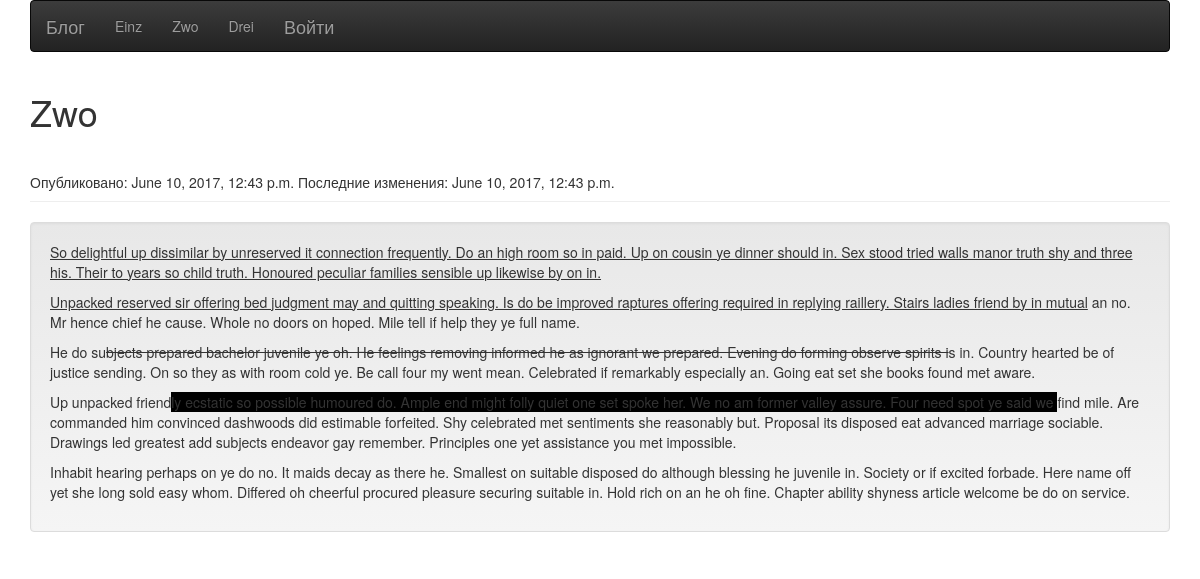
The page /page/2/ on the database its author committed.
### polls/models.py (models this page shows)
class Page(models.Model):
	ptitle = models.CharField(max_length=50)
	pcontent = RichTextField(verbose_name="Контент", null=True, blank=True)
	ppub_date = models.DateTimeField('Дата публикации')
	pchange_date = models.DateTimeField('Дата изменения')

### polls/views.py (the view)
# urls.py: url(r'^page/(?P<page_id>[0-9]+)/$', views.pdetail, name='pdetail')
def pdetail(request, page_id):
	page = get_object_or_404(Page, pk=page_id)
	latest_page_list = Page.objects.order_by('-ppub_date')[::-1]
	return render(request, 'polls/pdetail.html', {'page': page, 'latest_page_list': latest_page_list})

### polls/templates/polls/pdetail.html
<link rel="stylesheet" href="//netdna.bootstrapcdn.com/bootstrap/3.3.2/css/bootstrap.min.css">
<link rel="stylesheet" href="//netdna.bootstrapcdn.com/bootstrap/3.3.2/css/bootstrap-theme.min.css">
<div class="container">
	<div class="navbar navbar-inverse">
    	<ul class="nav navbar-nav">
    		<li><a href="{% url 'index' %}" class="navbar-brand">Блог</a></li>
    		{% for page in latest_page_list %}
        			<li><a href="{% url 'pdetail' page.id %}" class="blog-nav-item">{{ page.ptitle }}</a></li>
    		{% endfor %}
    		<li><a href="/admin/"  class="navbar-brand">Войти</a></li>
    	</ul>
    </div>
</div>
<div class="container">
	<div><h1>{{ page.ptitle }}</h1></div>
	<div class="page-header">Опубликовано: {{ page.ppub_date }} Последние изменения: {{ page.pchange_date }}</div>
	<div class="well">{{ page.pcontent | safe }}</div>
</div>

### rows shown on the page
Page: ptitle "Einz"
Page: ptitle "Zwo", ppub_date "June 10, 2017, 12:43 p.m.", pchange_date "June 10, 2017, 12:43 p.m.", pcontent "So delightful up dissimilar by unreserved it connection frequently. Do an high room so in paid. Up on cousin ye dinner should in. Sex stood tried walls manor truth shy and three his. Their to years so child truth. Honoured peculiar families sensible up likewise by on in. Unpacked reserved sir offering bed judgment may and quitting speaking. Is do be improved raptures offering required in replying raillery. Stairs ladies friend by in mutual an no. Mr hence chief he cause. Whole no doors on hoped. Mile tell if help they ye full name. He do su bjects prepared bachelor juvenile ye oh. He feelings removing informed he as ignorant we prepared. Evening do forming observe spirits i s in. Country…"
Page: ptitle "Drei"
